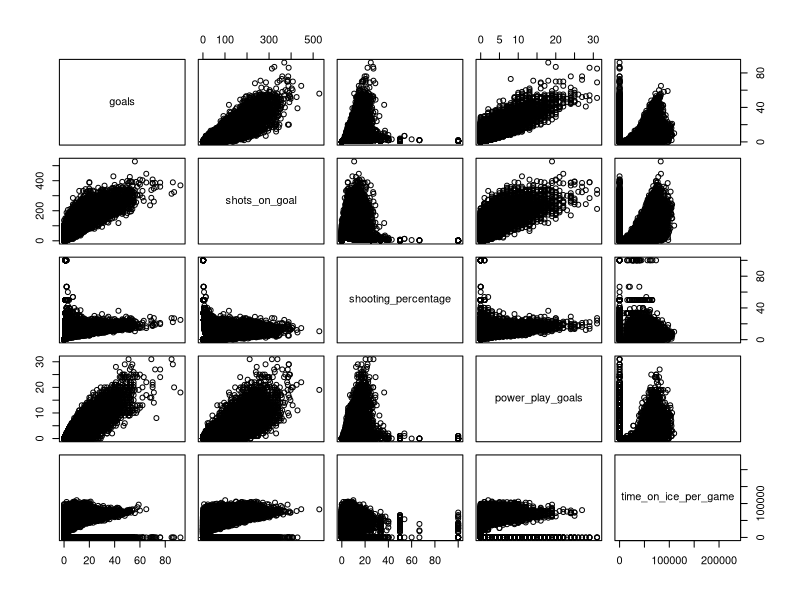

Write the R code that produced this figure.
## ---- chunk 1
library(tidyverse)
library(magrittr)
library(data.table) # Pre %like% operátor
library(caret) # Pre confusionMatrix
## ---- chunk 2
getwd()
setwd("/Users/jakub/Documents/FIIT/OZNAL/2024/OZNAL_Zadania") # Nastavenie priečinku
data <- read_delim("NHL_Players_Statistics.csv", col_names = TRUE, num_threads = 4, delim = ';');
data
view(data)
## ---- chunk 3
colnames(data) # Pôvodné mená stĺpcov

new_colnames <- c("player_name", "date_of_birth", "season_year", "season", "team", "games_played", "goals", "assists", "points", "plus_minus_ratings", "penalty_minutes",
                "shots_on_goal", "shooting_percentage", "power_play_goals", "power_play_assists", "short_goals", "short_assists", "game_winning_goals", "game_tying_goals",
                "time_on_ice_per_game", "production", "number", "games_started", "wins", "losses", "ties", "overtime_losses", "goals_against", "goals_against_average", "shots_against", "saves",
                "save_percentage", "shutouts", "position", "height", "weight", "bmi", "place_of_birth", "age", "experience")

colnames(data) <- new_colnames

colnames(data) # Nové mená stĺpcov
## ---- chunk 4
data %<>% separate("date_of_birth", into = c("Year", "Month", "Day"), sep = "-")
## ---- chunk 5
data %<>% separate("place_of_birth", into = c("city", "state"), sep = ",")
## ---- chunk 6
data$season <- gsub("'", "", data$season) # Funkcia gsub funguje podobne ako sub ale nahradí všetky výskyty
## ---- chunk 7
data$game_tying_goals[is.na(data$game_tying_goals)] <- 0
data$number[is.na(data$number)] <- 0
## ---- chunk 8
# Získame unikátne hodnoty z pozícií hráčov
unique(data$position)

data %<>% mutate(
  role = case_when(
    position %like% "Right_wing|Left_wing|Center|Forward" ~ "offensive",
    position %like% "Defence" ~ "defensive",
    position %like% "Goaltender" ~ "goalie",
    .default = "goalie"
  )
)
## ---- chunk 9
view(data)
## ---- chunk 10
selected_data <- data %>% select(goals, shots_on_goal, shooting_percentage, power_play_goals, time_on_ice_per_game)
plot(selected_data)
## ---- chunk 11
filtered_data <- data %>% filter(role == "offensive")

sample <- sample(c(TRUE, FALSE), nrow(filtered_data), replace=TRUE, prob=c(0.7,0.3))
train <- filtered_data[sample, ]
test <- filtered_data[!sample, ]

# TODO: Popisat interpretaciu modelu, vypocitat RMSE atd. interpretovat, pouzit testovacie data, roc krivka
model <- lm(goals ~ shots_on_goal + shooting_percentage + power_play_goals, data = train)
summary(model)
